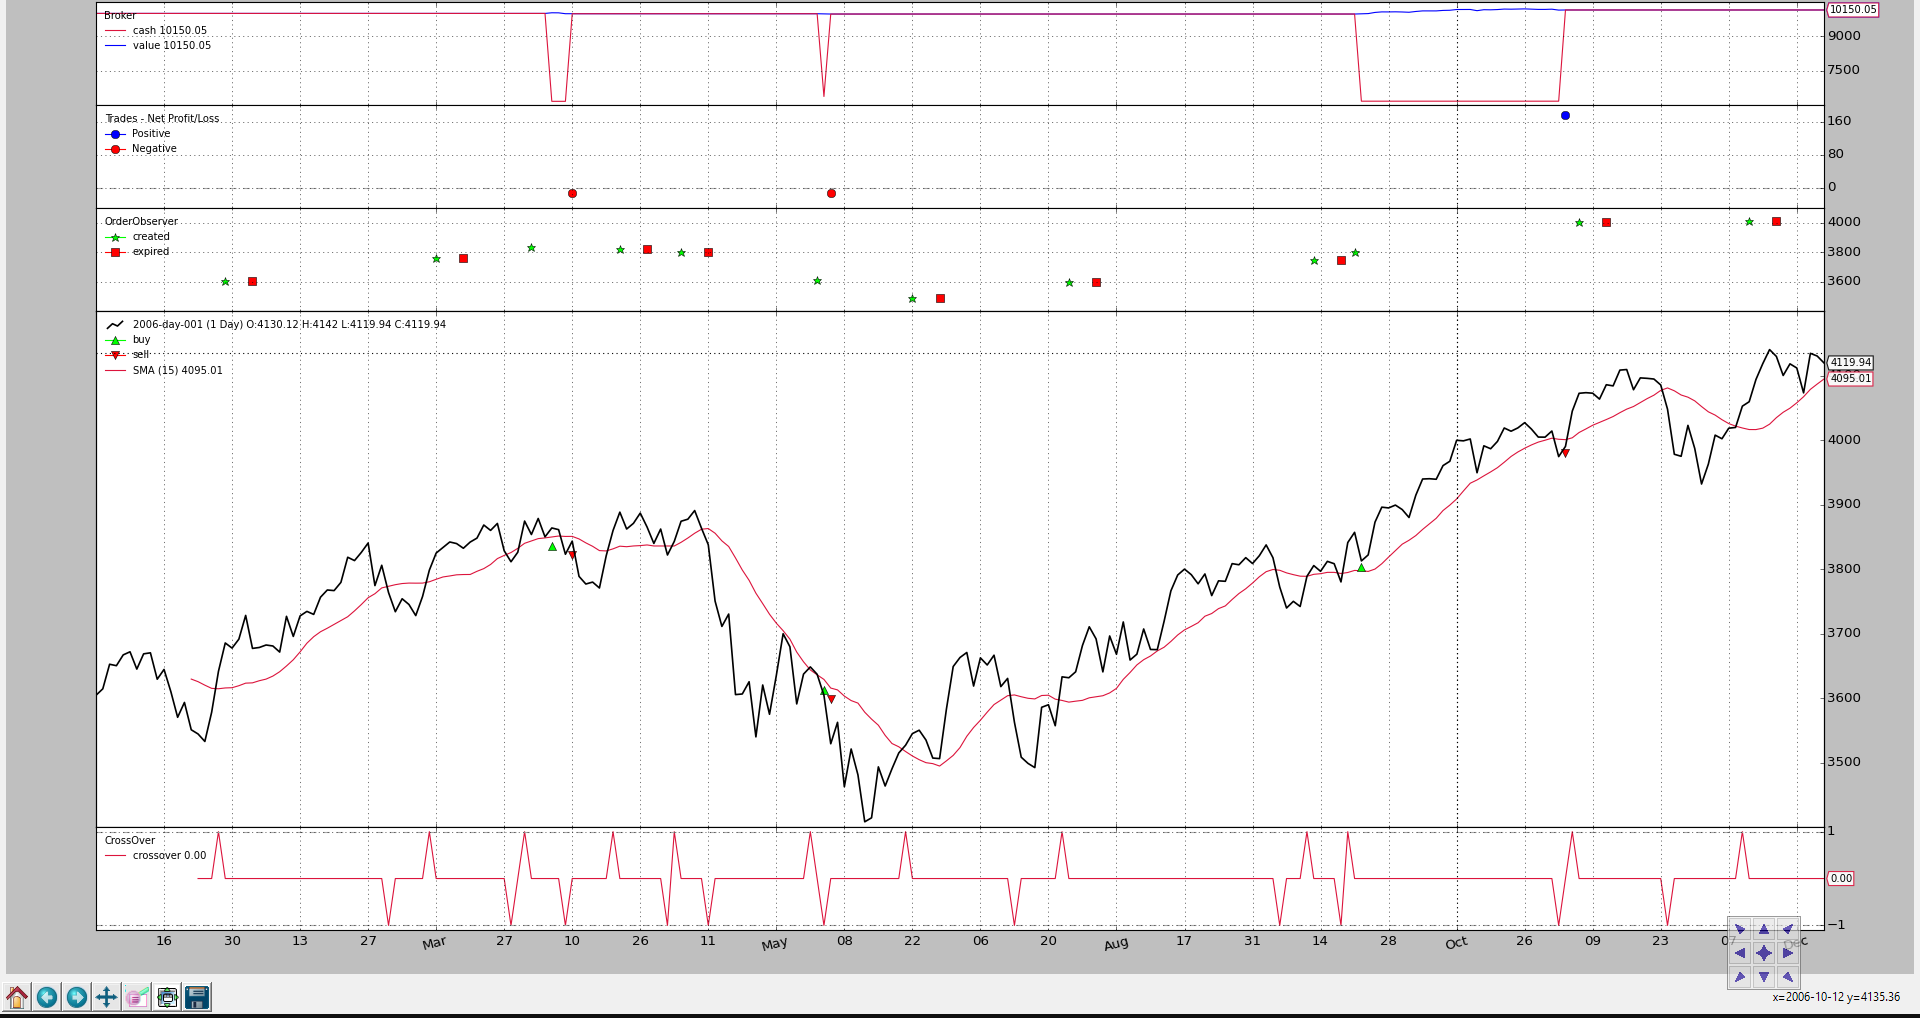

Reproduce this figure in Python.
#!/usr/bin/env python
# -*- coding: utf-8; py-indent-offset:4 -*-
###############################################################################
#
# Copyright (C) 2015, 2016 Daniel Rodriguez
#
# This program is free software: you can redistribute it and/or modify
# it under the terms of the GNU General Public License as published by
# the Free Software Foundation, either version 3 of the License, or
# (at your option) any later version.
#
# This program is distributed in the hope that it will be useful,
# but WITHOUT ANY WARRANTY; without even the implied warranty of
# MERCHANTABILITY or FITNESS FOR A PARTICULAR PURPOSE.  See the
# GNU General Public License for more details.
#
# You should have received a copy of the GNU General Public License
# along with this program.  If not, see <http://www.gnu.org/licenses/>.
#
###############################################################################
from __future__ import (absolute_import, division, print_function,
                        unicode_literals)

import datetime

import backtrader as bt
import backtrader.feeds as btfeeds
import backtrader.indicators as btind

from orderobserver import OrderObserver


class MyStrategy(bt.Strategy):
    params = (
        ('smaperiod', 15),
        ('limitperc', 1.0),
        ('valid', 7),
    )

    def log(self, txt, dt=None):
        ''' Logging function fot this strategy'''
        dt = dt or self.data.datetime[0]
        if isinstance(dt, float):
            dt = bt.num2date(dt)
        print('%s, %s' % (dt.isoformat(), txt))

    def notify_order(self, order):
        if order.status in [order.Submitted, order.Accepted]:
            # Buy/Sell order submitted/accepted to/by broker - Nothing to do
            self.log('ORDER ACCEPTED/SUBMITTED', dt=order.created.dt)
            self.order = order
            return

        if order.status in [order.Expired]:
            self.log('BUY EXPIRED')

        elif order.status in [order.Completed]:
            if order.isbuy():
                self.log(
                    'BUY EXECUTED, Price: %.2f, Cost: %.2f, Comm %.2f' %
                    (order.executed.price,
                     order.executed.value,
                     order.executed.comm))

            else:  # Sell
                self.log('SELL EXECUTED, Price: %.2f, Cost: %.2f, Comm %.2f' %
                         (order.executed.price,
                          order.executed.value,
                          order.executed.comm))

        # Sentinel to None: new orders allowed
        self.order = None

    def __init__(self):
        # SimpleMovingAverage on main data
        # Equivalent to -> sma = btind.SMA(self.data, period=self.p.smaperiod)
        sma = btind.SMA(period=self.p.smaperiod)

        # CrossOver (1: up, -1: down) close / sma
        self.buysell = btind.CrossOver(self.data.close, sma, plot=True)

        # Sentinel to None: new ordersa allowed
        self.order = None

    def next(self):
        if self.order:
            # pending order ... do nothing
            return

        # Check if we are in the market
        if self.position:
            if self.buysell < 0:
                self.log('SELL CREATE, %.2f' % self.data.close[0])
                self.sell()

        elif self.buysell > 0:
            plimit = self.data.close[0] * (1.0 - self.p.limitperc / 100.0)
            valid = self.data.datetime.date(0) + \
                datetime.timedelta(days=self.p.valid)
            self.log('BUY CREATE, %.2f' % plimit)
            self.buy(exectype=bt.Order.Limit, price=plimit, valid=valid)


def runstrat():
    cerebro = bt.Cerebro()

    data = bt.feeds.BacktraderCSVData(dataname='../../datas/2006-day-001.txt')
    cerebro.adddata(data)

    cerebro.addobserver(OrderObserver)

    cerebro.addstrategy(MyStrategy)
    cerebro.run()

    cerebro.plot()


if __name__ == '__main__':
    runstrat()
